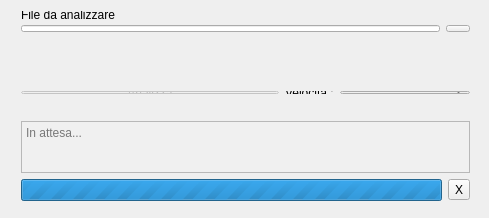
<?xml version="1.0" encoding="UTF-8"?>
<ui version="4.0">
 <class>MainWindow</class>
 <widget class="QMainWindow" name="MainWindow">
  <property name="geometry">
   <rect>
    <x>0</x>
    <y>0</y>
    <width>489</width>
    <height>218</height>
   </rect>
  </property>
  <property name="sizePolicy">
   <sizepolicy hsizetype="Minimum" vsizetype="Minimum">
    <horstretch>0</horstretch>
    <verstretch>0</verstretch>
   </sizepolicy>
  </property>
  <property name="minimumSize">
   <size>
    <width>489</width>
    <height>218</height>
   </size>
  </property>
  <property name="maximumSize">
   <size>
    <width>489</width>
    <height>218</height>
   </size>
  </property>
  <property name="windowTitle">
   <string>MainWindow</string>
  </property>
  <widget class="QWidget" name="centralWidget">
   <widget class="QWidget" name="layoutWidgetU">
    <property name="geometry">
     <rect>
      <x>10</x>
      <y>0</y>
      <width>471</width>
      <height>43</height>
     </rect>
    </property>
    <layout class="QVBoxLayout" name="verticalLayout">
     <item>
      <widget class="QLabel" name="fileSelectLabel">
       <property name="text">
        <string>File da analizzare</string>
       </property>
      </widget>
     </item>
     <item>
      <layout class="QHBoxLayout" name="horizontalLayout">
       <item>
        <widget class="QLineEdit" name="fileSelectLocation">
         <property name="readOnly">
          <bool>true</bool>
         </property>
        </widget>
       </item>
       <item>
        <widget class="QToolButton" name="fileSelectBrowse">
         <property name="text">
          <string>...</string>
         </property>
        </widget>
       </item>
      </layout>
     </item>
    </layout>
   </widget>
   <widget class="QWidget" name="layoutWidgetU2">
    <property name="geometry">
     <rect>
      <x>10</x>
      <y>110</y>
      <width>471</width>
      <height>102</height>
     </rect>
    </property>
    <layout class="QVBoxLayout" name="verticalLayout_2">
     <item>
      <widget class="QTextEdit" name="checkInfo">
       <property name="palette">
        <palette>
         <active>
          <colorrole role="Base">
           <brush brushstyle="SolidPattern">
            <color alpha="255">
             <red>240</red>
             <green>240</green>
             <blue>240</blue>
            </color>
           </brush>
          </colorrole>
         </active>
         <inactive>
          <colorrole role="Base">
           <brush brushstyle="SolidPattern">
            <color alpha="255">
             <red>240</red>
             <green>240</green>
             <blue>240</blue>
            </color>
           </brush>
          </colorrole>
         </inactive>
         <disabled>
          <colorrole role="Base">
           <brush brushstyle="SolidPattern">
            <color alpha="255">
             <red>240</red>
             <green>240</green>
             <blue>240</blue>
            </color>
           </brush>
          </colorrole>
         </disabled>
        </palette>
       </property>
       <property name="readOnly">
        <bool>true</bool>
       </property>
       <property name="placeholderText">
        <string>In attesa...</string>
       </property>
      </widget>
     </item>
     <item>
      <layout class="QHBoxLayout" name="horizontalLayout_3">
       <item>
        <widget class="QProgressBar" name="checkingBar">
         <property name="sizePolicy">
          <sizepolicy hsizetype="Expanding" vsizetype="Fixed">
           <horstretch>0</horstretch>
           <verstretch>0</verstretch>
          </sizepolicy>
         </property>
         <property name="autoFillBackground">
          <bool>false</bool>
         </property>
         <property name="maximum">
          <number>0</number>
         </property>
         <property name="value">
          <number>-1</number>
         </property>
         <property name="textVisible">
          <bool>false</bool>
         </property>
         <property name="invertedAppearance">
          <bool>false</bool>
         </property>
        </widget>
       </item>
       <item>
        <widget class="QToolButton" name="abortButton">
         <property name="text">
          <string>X</string>
         </property>
        </widget>
       </item>
      </layout>
     </item>
    </layout>
   </widget>
   <widget class="QWidget" name="layoutWidgetU3">
    <property name="geometry">
     <rect>
      <x>10</x>
      <y>80</y>
      <width>471</width>
      <height>25</height>
     </rect>
    </property>
    <layout class="QHBoxLayout" name="horizontalLayout_2">
     <item>
      <widget class="QPushButton" name="startCheck">
       <property name="enabled">
        <bool>false</bool>
       </property>
       <property name="sizePolicy">
        <sizepolicy hsizetype="Minimum" vsizetype="Fixed">
         <horstretch>0</horstretch>
         <verstretch>0</verstretch>
        </sizepolicy>
       </property>
       <property name="text">
        <string>Analizza</string>
       </property>
      </widget>
     </item>
     <item>
      <widget class="QLabel" name="speedLabel">
       <property name="sizePolicy">
        <sizepolicy hsizetype="Maximum" vsizetype="Preferred">
         <horstretch>0</horstretch>
         <verstretch>0</verstretch>
        </sizepolicy>
       </property>
       <property name="text">
        <string>Velocità :</string>
       </property>
      </widget>
     </item>
     <item>
      <widget class="QComboBox" name="SpeedSelect">
       <property name="sizePolicy">
        <sizepolicy hsizetype="Maximum" vsizetype="Fixed">
         <horstretch>0</horstretch>
         <verstretch>0</verstretch>
        </sizepolicy>
       </property>
       <property name="maximumSize">
        <size>
         <width>130</width>
         <height>16777215</height>
        </size>
       </property>
       <property name="sizeAdjustPolicy">
        <enum>QComboBox::AdjustToContents</enum>
       </property>
      </widget>
     </item>
    </layout>
   </widget>
   <widget class="QWidget" name="layoutWidgetU4">
    <property name="geometry">
     <rect>
      <x>10</x>
      <y>50</y>
      <width>471</width>
      <height>22</height>
     </rect>
    </property>
    <layout class="QHBoxLayout" name="horizontalLayout_4">
     <item>
      <widget class="QCheckBox" name="comparationCheck">
       <property name="text">
        <string>Compara con :</string>
       </property>
      </widget>
     </item>
     <item>
      <widget class="QLineEdit" name="comparationString">
       <property name="enabled">
        <bool>true</bool>
       </property>
      </widget>
     </item>
    </layout>
   </widget>
  </widget>
 </widget>
 <layoutdefault spacing="6" margin="11"/>
 <resources/>
 <connections/>
</ui>
